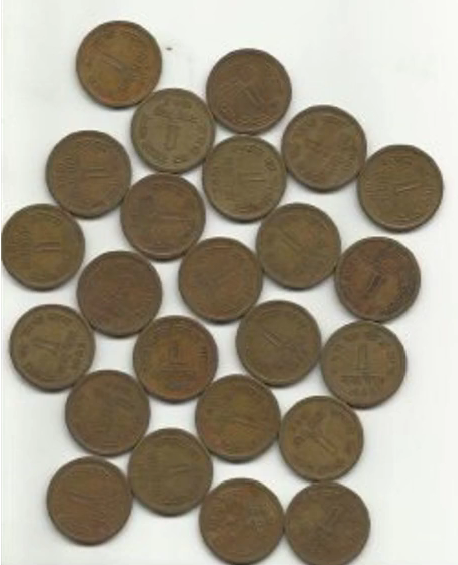
#> input picture data/imgs/coin.png, 458 x 565 px, found by its file name
$ python imgwatershed.py
#> lines starting #> are read from the running program, lines starting #| are printed output that depends on the picture; after the words box and inside, x2 and y2 are one past the last pixel; in counts of white or black regions, pixels touching at a corner belong together
import cv2
import numpy as np


def main():
    img = cv2.imread("data/imgs/coin.png")
#> img is the input picture: shape (565, 458, 3); mean B, G, R 134.5, 151.6, 160
    gray = cv2.cvtColor(img, cv2.COLOR_BGR2GRAY)
    # cv2.imshow("img", img)

    # 二值化
    ret, thresh = cv2.threshold(gray, 0, 255, cv2.THRESH_BINARY_INV | cv2.THRESH_OTSU)
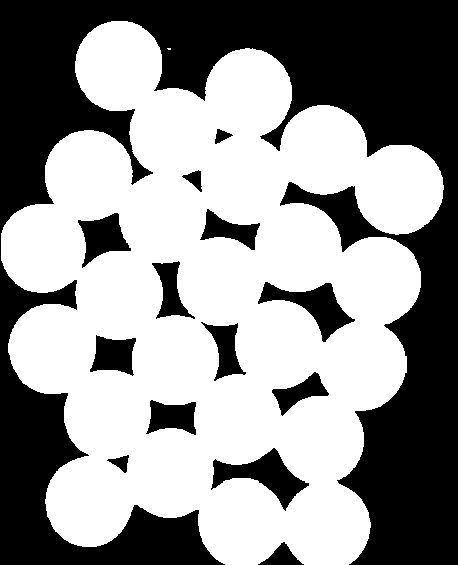
#> thresh: shape (565, 458); 57% white; 14 black regions, largest, box (x1, y1, x2, y2) and area: (0, 0, 458, 565) 97723, (211, 448, 309, 511) 2270, (258, 282, 355, 342) 2062
#> ret = 161
    # cv2.imshow("thresh", thresh)

    # 形态学操作
    # kernel = cv2.getStructuringElement(cv2.MORPH_RECT, (3, 3))
    kernel = np.ones((3, 3), np.uint8)
    opening = cv2.morphologyEx(thresh, cv2.MORPH_OPEN, kernel, iterations=2)
#> opening: shape (565, 458); 57% white; 14 black regions, largest, box (x1, y1, x2, y2) and area: (0, 0, 458, 565) 97753, (211, 448, 309, 511) 2270, (258, 282, 355, 342) 2062
    # cv2.imshow("opening", opening)

    # # 找到图中的背景和前景
    # sure_bg = cv2.dilate(opening, kernel, iterations=3)
    # # cv2.imshow("sure_bg", sure_bg)
    # # 因为硬币之间彼此是接触的，导致腐蚀之后的前景图不太对，硬币和硬币之间形成了通道.
    # # 腐蚀在这里不适合.
    # sure_fg = cv2.erode(opening, kernel, iterations=3)
    # # cv2.imshow("sure_fg", sure_fg)
    # # 找到不确定的区域（硬币边界区域）
    # unknown = cv2.subtract(sure_bg, sure_fg)
    # # cv2.imshow("unknown", unknown)

    # 距离变换,distanceType计算距离的方式:DIST_L1,DIST_L2
    # maskSize:进行扫描时的kernel的大小，L1用3，L2用5
    dist = cv2.distanceTransform(opening, cv2.DIST_L2, 5)
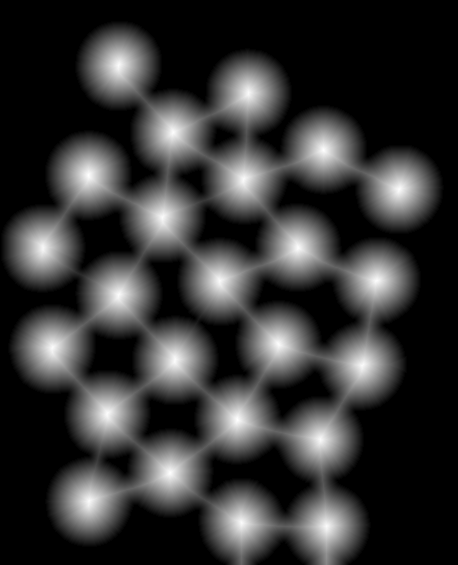
#> dist: shape (565, 458) float32; min 0, max 43.74, mean 9; drawn with min black and max white
    # 对dist进行归一化
    dist = cv2.normalize(dist, dist, 0, 1.0, cv2.NORM_MINMAX)
    print(dist.max())
#| 1.0
    # cv2.imshow("dist", dist)

    # 距离变换后，对图像进行阈值处理，超过0.7的设置为前景，否则设置为背景
    ret, sure_fg = cv2.threshold(dist, 0.7 * dist.max(), 255, cv2.THRESH_BINARY)
#> sure_fg: shape (565, 458) float32; 5.7% white; 24 white regions, largest, box (x1, y1, x2, y2) and area: (224, 404, 253, 435) 646, (75, 160, 102, 191) 645, (162, 345, 189, 375) 639
    # 对sure_fg进行膨胀，得到确定的前景区域
    sure_fg = cv2.dilate(sure_fg, kernel, iterations=3)
#> sure_fg: shape (565, 458) float32; 9.2% white; 24 white regions, largest, box (x1, y1, x2, y2) and area: (221, 401, 256, 438) 1042, (72, 157, 105, 194) 1029, (153, 455, 187, 491) 1021
    # 确定背景区域
    sure_bg = cv2.dilate(opening, kernel, iterations=3)
#> sure_bg: shape (565, 458); 63.3% white; 18 black regions (2 under 20 px), largest, box (x1, y1, x2, y2) and area: (0, 0, 458, 565) 70235, (0, 269, 216, 565) 16164, (286, 187, 377, 244) 1408
    sure_fg = sure_fg.astype("uint8")
    # print(f"{sure_bg = }")
    # print(f"{sure_fg = }")
    # 不确定区域
    unknown = cv2.subtract(sure_bg, sure_fg)
    # 标记前景区域和背景区域
    # cv2.imshow("bg", np.hstack((sure_bg, sure_fg, unknown)))

    # 连通区域标记
    ret, markers = cv2.connectedComponents(sure_fg)
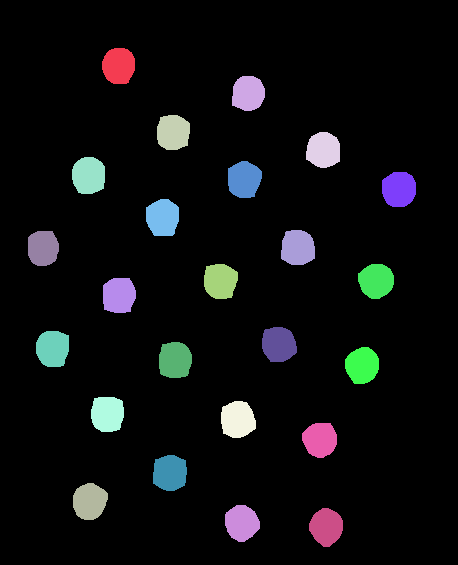
#> markers: shape (565, 458) int32; 25 distinct labels, from 0 to 24; one colour per label, 0 black
#> ret = 25
    print(f"{markers.min() = },{ markers.max() = }")
#| markers.min() = 0, markers.max() = 24
    print(f"{ markers = }")
#> (printed output is left out)
    # 确保背景区域为1，其他区域从2开始,
    # 因为watershed中 0 认为是不确定区域，1 是背景，大于 1 的是前景
    # markers＋1 把原来的 0 变成 1 了.
    markers = markers + 1
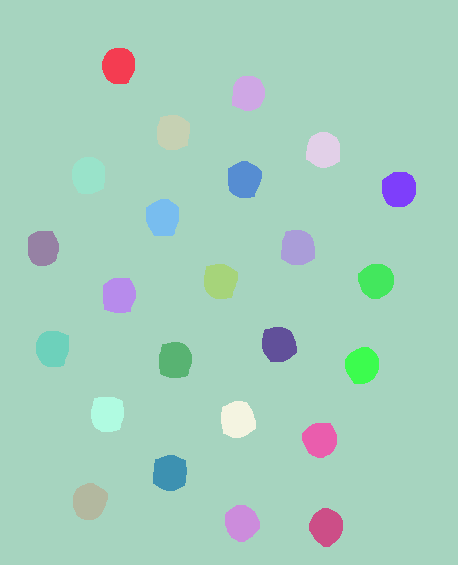
#> markers: shape (565, 458) int32; 25 distinct labels, from 1 to 25; one colour per label, 0 black
    # 标记不确定区域为0
    markers[unknown == 255] = 0
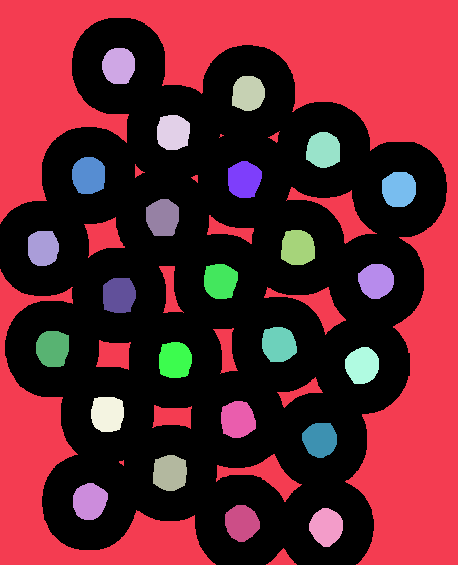
#> markers: shape (565, 458) int32; 26 distinct labels, from 0 to 25; one colour per label, 0 black

    # 进行分水岭算法,将边界区域标记为-1
    markers = cv2.watershed(img, markers)
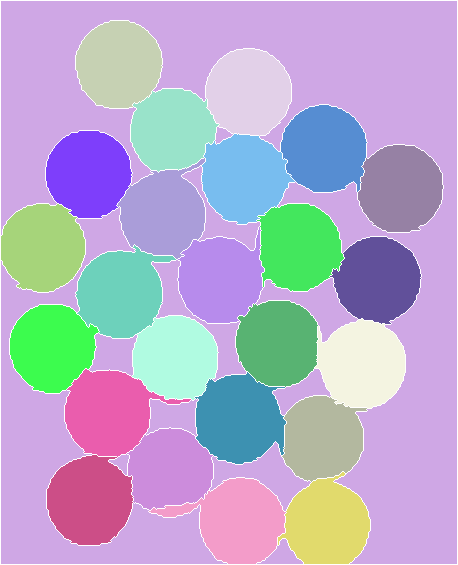
#> markers: shape (565, 458) int32; 26 distinct labels, from -1 to 25; one colour per label, 0 black, -1 white
    print(f"{markers.min() = },{ markers.max() = }")
#| markers.min() = -1, markers.max() = 25
    # markers = markers.astype("uint8")
    # cv2.imshow("markers", markers)

    # 标记边界
    # img[markers == -1] = [0, 0, 255]
    # 可筛选出前景
    # img[markers > 1] = [0, 255, 0]
    # cv2.imshow("watershed", img)

    # 抠出硬币
    # 先创建一个掩膜，大小和图像相同，背景为0，前景为1
    # print(img)
    # print(markers)
    mask = np.zeros_like(img, shape=img.shape[:2])
    # 把前景区域设置为255，其他位置（背景）赋值为0
    mask[markers > 1] = 255
    # print(mask.shape)
    # print(img.shape)

    # 对原图像进行掩膜操作
    res = cv2.bitwise_and(img, img, mask=mask)
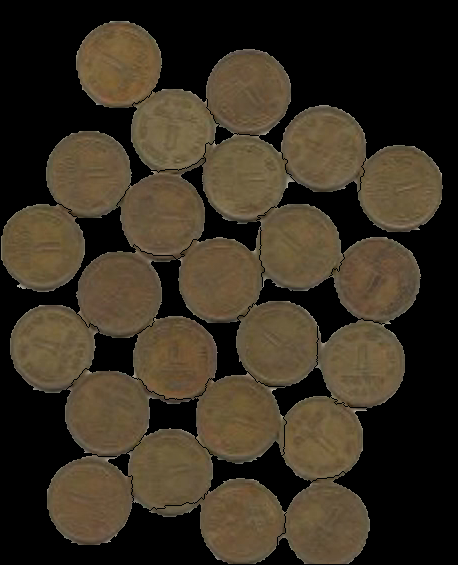
#> res: shape (565, 458, 3); mean B, G, R 33.6, 47.4, 56.4
    cv2.imshow("res", res)

    cv2.waitKey(0)
    cv2.destroyAllWindows()


if __name__ == "__main__":
    main()
